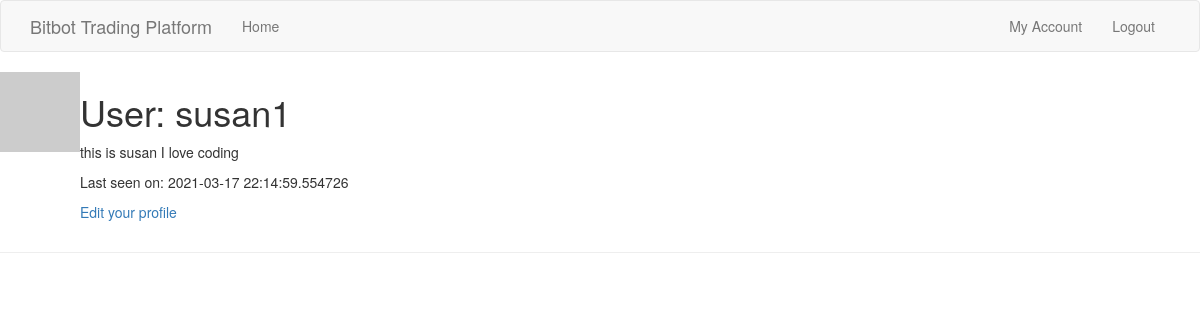
Before: /user/susan1 (signed in) with the older database file.
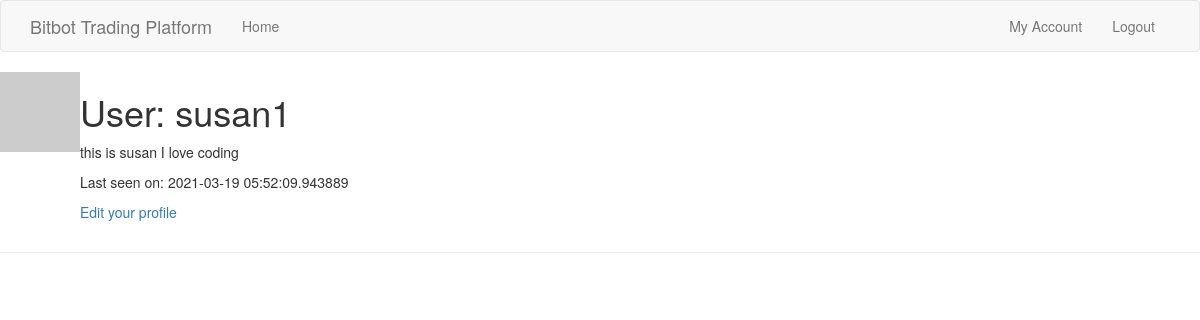
After: the same page with the newer database file.
### flaskr/models.py (models this page shows, shortened)
class User(UserMixin, db.Model):
    id = db.Column(db.Integer, primary_key=True)
    username = db.Column(db.String(64), index=True, unique=True)
    email = db.Column(db.String(120), index=True, unique=True)
    password_hash = db.Column(db.String(128))
    about_me = db.Column(db.String(140))
    last_seen = db.Column(db.DateTime, default=datetime.utcnow)
    def avatar(self, size):
        digest = md5(self.email.lower().encode('utf-8')).hexdigest()
        return 'https://www.gravatar.com/avatar/{}?d=identicon&s={}'.format(
            digest, size)

### flaskr/routes.py (the view)
@app.route('/user/<username>')
@login_required
def user(username):
    user = User.query.filter_by(username=username).first_or_404()
    posts = [
        {'author': user, 'body': 'Test post #1'},
        {'author': user, 'body': 'Test post #2'}
    ]
    return render_template('user.html', user=user, posts=posts)

### flaskr/models.py (called while the page is built)
@login.user_loader
def load_user(id):
    return User.query.get(int(id))

### flaskr/routes.py (called while the page is built)
@app.before_request
def before_request():
    if current_user.is_authenticated:
        current_user.last_seen = datetime.utcnow()
        db.session.commit()

### flaskr/templates/user.html
{% extends "base.html" %}
{% block content %}
    <table>
        <tr valign="top">
            <td><img src="{{ user.avatar(128) }}"></td>
            <td>
                <h1>User: {{ user.username }}</h1>
                {% if user.about_me %}<p>{{ user.about_me }}</p>{% endif %}
                {% if user.last_seen %}<p>Last seen on: {{ user.last_seen }}</p>{% endif %}
                {% if user == current_user %}
                <p><a href="{{ url_for('edit_profile') }}">Edit your profile</a></p>
                {% endif %}
            </td>
        </tr>
    </table>
    <hr>
{% endblock %}

### flaskr/templates/base.html (shortened to what this page needs)
{% extends 'bootstrap/base.html' %}
{% block navbar %}
    <nav class="navbar navbar-default">
        <div class="container">
            <div class="navbar-header">
                <a class="navbar-brand" href="{{ url_for('index') }}">Bitbot Trading Platform</a>
            </div>
            <div class="collapse navbar-collapse" id="bs-example-navbar-collapse-1">
                <ul class="nav navbar-nav">
                    <li><a href="{{ url_for('index') }}">Home</a></li>
                </ul>
                <ul class="nav navbar-nav navbar-right">
                    {% if current_user.is_anonymous %}
                    <li><a href="{{ url_for('login') }}">Login</a></li>
                    {% else %}
                    <li><a href="{{ url_for('user', username=current_user.username) }}">My Account</a></li>
                    <li><a href="{{ url_for('logout') }}">Logout</a></li>
                    {% endif %}
                </ul>
            </div>
        </div>
    </nav>
{% endblock %}

Changed rows visible on the page:
changed User "susan1": last_seen "2021-03-17 22:14:59.554726" → "2021-03-19 05:52:09.943889"
